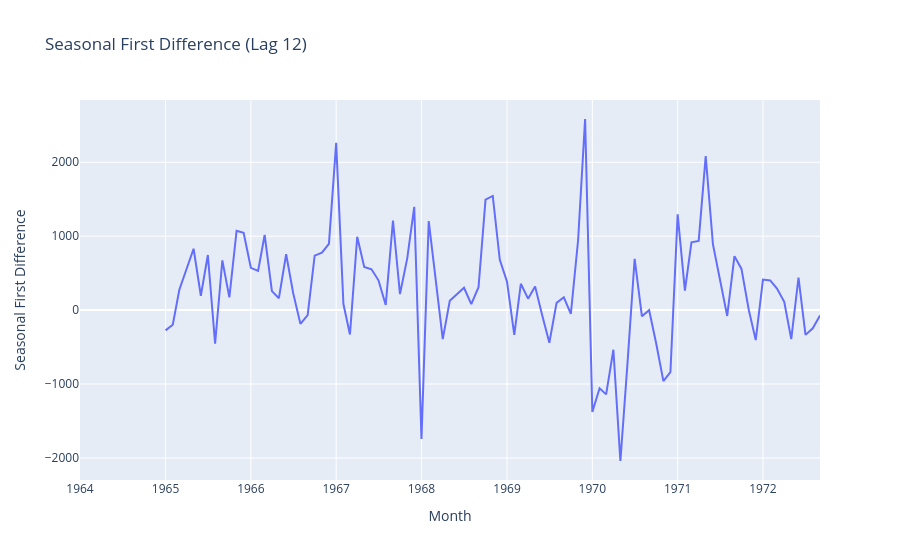

Source (notebook cell):
### Code cell
# After the seasonal first difference, the p-value is less than 0.05, which indicates that we reject the null hypothesis and conclude that the series is stationary.
df['Seasonal First Difference'].plot(title="Seasonal First Difference (Lag 12)").show()
